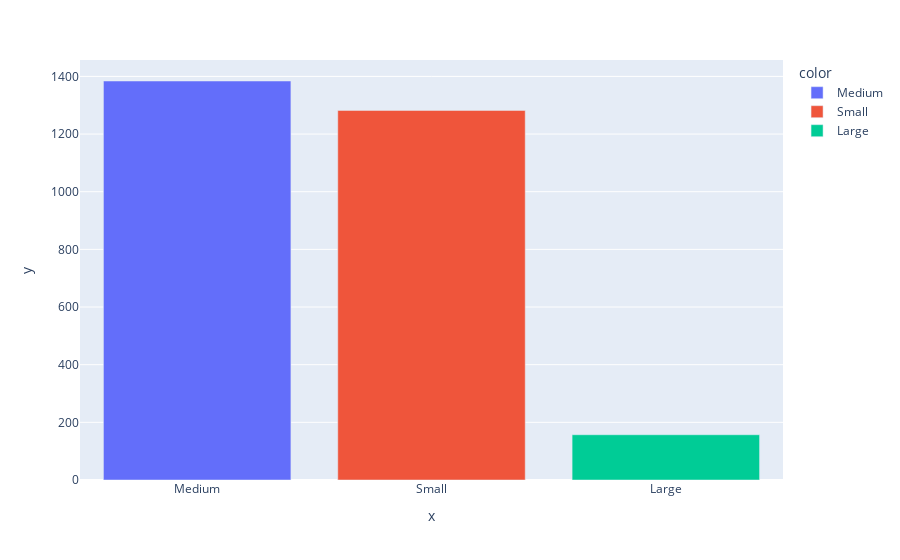

Notebook code cell kept with this figure:
### Code cell
bar_grafic('DEALSIZE')

### Figure 1 — Plotly figure (JSON) as saved in the notebook; plotly's stock layout.template omitted (floating-point values rounded to 4 significant figures)
{"data": [{"alignmentgroup": "True", "hovertemplate": "color=Medium<br>x=%{x}<br>y=%{y}<extra></extra>", "legendgroup": "Medium", "marker": {"color": "#636efa", "pattern": {"shape": ""}}, "name": "Medium", "offsetgroup": "Medium", "orientation": "v", "showlegend": true, "textposition": "auto", "type": "bar", "x": ["Medium"], "xaxis": "x", "y": [1384], "yaxis": "y"}, {"alignmentgroup": "True", "hovertemplate": "color=Small<br>x=%{x}<br>y=%{y}<extra></extra>", "legendgroup": "Small", "marker": {"color": "#EF553B", "pattern": {"shape": ""}}, "name": "Small", "offsetgroup": "Small", "orientation": "v", "showlegend": true, "textposition": "auto", "type": "bar", "x": ["Small"], "xaxis": "x", "y": [1282], "yaxis": "y"}, {"alignmentgroup": "True", "hovertemplate": "color=Large<br>x=%{x}<br>y=%{y}<extra></extra>", "legendgroup": "Large", "marker": {"color": "#00cc96", "pattern": {"shape": ""}}, "name": "Large", "offsetgroup": "Large", "orientation": "v", "showlegend": true, "textposition": "auto", "type": "bar", "x": ["Large"], "xaxis": "x", "y": [157], "yaxis": "y"}], "layout": {"barmode": "relative", "legend": {"title": {"text": "color"}, "tracegroupgap": 0}, "margin": {"t": 60}, "xaxis": {"anchor": "y", "domain": [0, 1], "title": {"text": "x"}}, "yaxis": {"anchor": "x", "domain": [0, 1], "title": {"text": "y"}}}}
